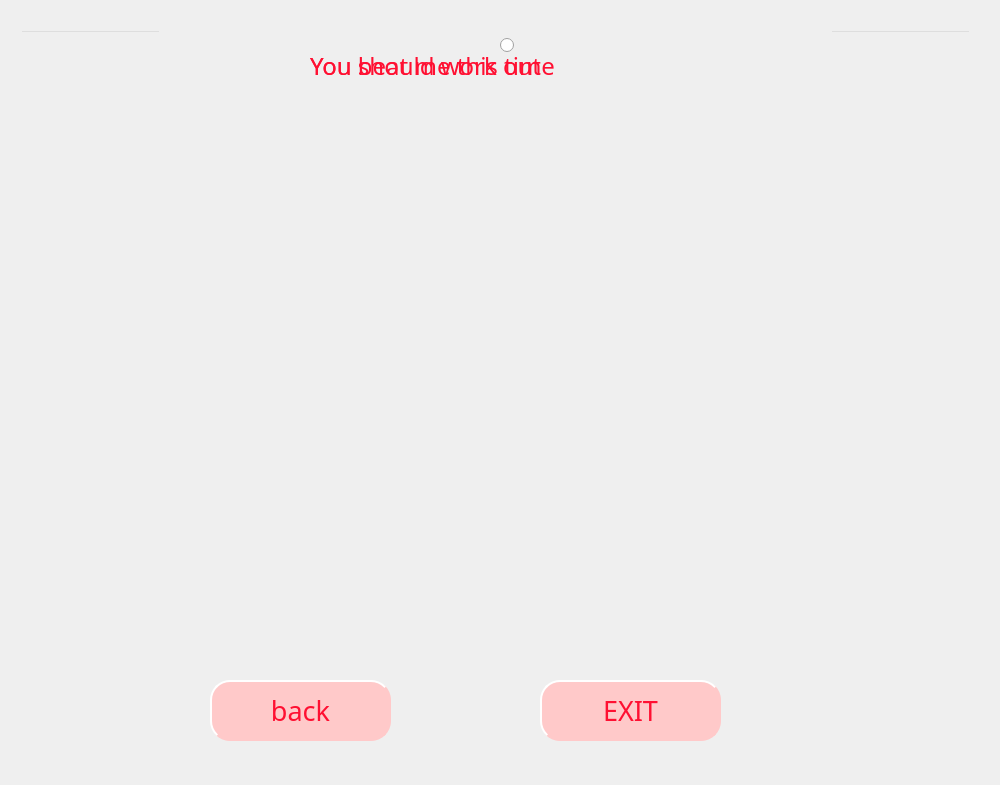
    <widget class="QWidget" name="page_2">
     <property name="minimumSize">
      <size>
       <width>1000</width>
       <height>785</height>
      </size>
     </property>
     <property name="maximumSize">
      <size>
       <width>1000</width>
       <height>785</height>
      </size>
     </property>
     <property name="font">
      <font>
       <family>Comic Sans MS</family>
       <pointsize>8</pointsize>
      </font>
     </property>
     <widget class="QLineEdit" name="qmines">
      <property name="enabled">
       <bool>false</bool>
      </property>
      <property name="geometry">
       <rect>
        <x>20</x>
        <y>30</y>
        <width>141</width>
        <height>71</height>
       </rect>
      </property>
      <property name="styleSheet">
       <string notr="true">background:Transparent;
font: 20pt &quot;Showcard Gothic&quot;;
color:rgb(255, 138, 128);</string>
      </property>
     </widget>
     <widget class="QRadioButton" name="check">
      <property name="enabled">
       <bool>true</bool>
      </property>
      <property name="geometry">
       <rect>
        <x>500</x>
        <y>30</y>
        <width>30</width>
        <height>30</height>
       </rect>
      </property>
      <property name="text">
       <string/>
      </property>
     </widget>
     <widget class="QLabel" name="status">
      <property name="geometry">
       <rect>
        <x>525</x>
        <y>30</y>
        <width>50</width>
        <height>50</height>
       </rect>
      </property>
      <property name="text">
       <string/>
      </property>
     </widget>
     <widget class="QLineEdit" name="lineTimer">
      <property name="enabled">
       <bool>false</bool>
      </property>
      <property name="geometry">
       <rect>
        <x>830</x>
        <y>30</y>
        <width>141</width>
        <height>71</height>
       </rect>
      </property>
      <property name="styleSheet">
       <string notr="true">background:Transparent;
font: 20pt &quot;Showcard Gothic&quot;;
color:rgb(255, 138, 128);</string>
      </property>
     </widget>
     <widget class="QPushButton" name="exit">
      <property name="geometry">
       <rect>
        <x>540</x>
        <y>680</y>
        <width>181</width>
        <height>61</height>
       </rect>
      </property>
      <property name="font">
       <font>
        <family>Showcard Gothic</family>
        <pointsize>20</pointsize>
        <weight>50</weight>
        <italic>false</italic>
        <bold>false</bold>
       </font>
      </property>
      <property name="styleSheet">
       <string notr="true">background:Transparent;
font: 20pt &quot;Showcard Gothic&quot;;
color:rgb(255, 16, 50);
border:Transparent;
border:none;
background-color:rgb(255, 201, 201);
border: 2px solid rgb(255, 201, 201);
border-radius: 20px;
border-style: outset;
background: qradialgradient(
cx: 0.3, cy: -0.4, fx: 0.3, fy: -0.4,
radius: 1.35, stop: 0 rgb(255, 201, 201) stop: 1 #ffffff
);
padding: 5px;</string>
      </property>
      <property name="text">
       <string>EXIT</string>
      </property>
     </widget>
     <widget class="QPushButton" name="back">
      <property name="geometry">
       <rect>
        <x>210</x>
        <y>680</y>
        <width>181</width>
        <height>61</height>
       </rect>
      </property>
      <property name="font">
       <font>
        <family>Showcard Gothic</family>
        <pointsize>20</pointsize>
        <weight>50</weight>
        <italic>false</italic>
        <bold>false</bold>
       </font>
      </property>
      <property name="styleSheet">
       <string notr="true">background:Transparent;
font: 20pt &quot;Showcard Gothic&quot;;
color:rgb(255, 16, 50);
border:Transparent;
border:none;
background-color:rgb(255, 201, 201);
border: 2px solid rgb(255, 201, 201);
border-radius: 20px;
border-style: outset;
background: qradialgradient(
cx: 0.3, cy: -0.4, fx: 0.3, fy: -0.4,
radius: 1.35, stop: 0 rgb(255, 201, 201) stop: 1 #ffffff
);
padding: 5px;</string>
      </property>
      <property name="text">
       <string>back</string>
      </property>
     </widget>
     <widget class="QLabel" name="kom1">
      <property name="geometry">
       <rect>
        <x>310</x>
        <y>30</y>
        <width>401</width>
        <height>71</height>
       </rect>
      </property>
      <property name="font">
       <font>
        <family>Showcard Gothic</family>
        <pointsize>18</pointsize>
        <weight>50</weight>
        <bold>false</bold>
       </font>
      </property>
      <property name="styleSheet">
       <string notr="true">color:rgb(255, 16, 50);</string>
      </property>
      <property name="text">
       <string>You should work out</string>
      </property>
     </widget>
     <widget class="QPushButton" name="sad">
      <property name="geometry">
       <rect>
        <x>690</x>
        <y>370</y>
        <width>300</width>
        <height>300</height>
       </rect>
      </property>
      <property name="styleSheet">
       <string notr="true">background:Transparent;
border:Transparent;
border-image: url(:/bombS.png);
</string>
      </property>
      <property name="text">
       <string/>
      </property>
      <property name="autoDefault">
       <bool>false</bool>
      </property>
     </widget>
     <widget class="QPushButton" name="bad">
      <property name="geometry">
       <rect>
        <x>690</x>
        <y>370</y>
        <width>300</width>
        <height>300</height>
       </rect>
      </property>
      <property name="styleSheet">
       <string notr="true">background:Transparent;
border:Transparent;
background-image: url(:/bombaZd.png);
</string>
      </property>
      <property name="text">
       <string/>
      </property>
      <property name="autoDefault">
       <bool>false</bool>
      </property>
     </widget>
     <widget class="QLabel" name="kom2">
      <property name="geometry">
       <rect>
        <x>310</x>
        <y>30</y>
        <width>401</width>
        <height>71</height>
       </rect>
      </property>
      <property name="font">
       <font>
        <family>Showcard Gothic</family>
        <pointsize>18</pointsize>
        <weight>50</weight>
        <bold>false</bold>
       </font>
      </property>
      <property name="styleSheet">
       <string notr="true">color:rgb(255, 16, 50);</string>
      </property>
      <property name="text">
       <string>You beat me this time</string>
      </property>
     </widget>
    </widget>
